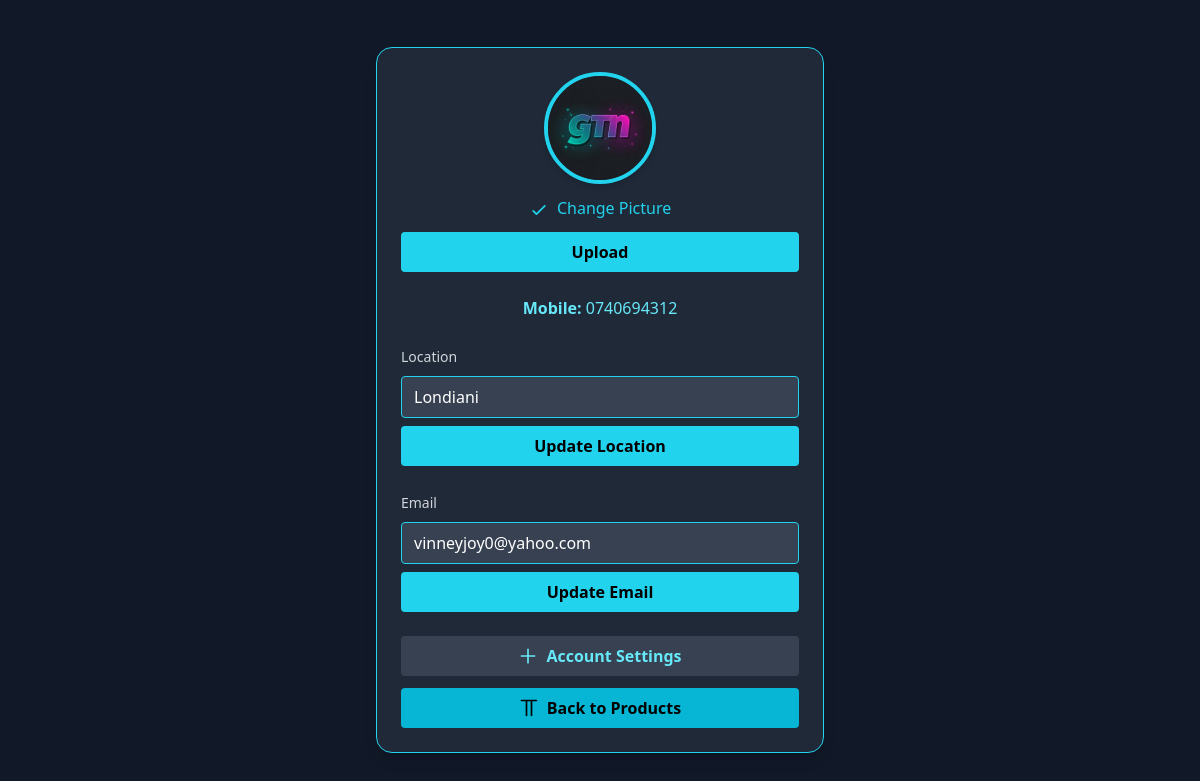
Page /profile (signed in) on the committed database.
### app.py (models this page shows)
class User(db.Model, UserMixin):
    id = db.Column(db.Integer, primary_key=True)
    mobile = db.Column(db.String(10), unique=True, nullable=False)
    email = db.Column(db.String(120), unique=True,  nullable=False)
    password = db.Column(db.String(255), nullable=False)
    role = db.Column(db.String(10), nullable=False, default='user')
    created_at = db.Column(db.DateTime, default=nairobi_time)
    profile_image = db.Column(db.String(255), default='/static/default-profile.png')
    location = db.Column(db.String(255), nullable=True)
    agreed = db.Column(db.Boolean, default=False)
    active = db.Column(db.Boolean, default=True)

### app.py (the view)
@app.route("/profile")
@login_required
def profile():
    return render_template("profile.html", user=current_user)

### app.py (called while the page is built)
@app.before_request
def make_session_permanent():
    session.permanent = True

@app.before_request
def auto_logout_user():
    if current_user.is_authenticated:
        user = User.query.filter_by(id=current_user.id).first()
        if user and user.role != current_user.role:
            logout_user()
            flash("Role has changed. Please log in again.", "error")
            return redirect(url_for('login'))

@login_manager.user_loader
def load_user(user_id):
    return User.query.get(int(user_id))

@app.context_processor
def inject_csrf_token():
    from flask_wtf.csrf import generate_csrf
    return dict(csrf_token=generate_csrf)

### templates/profile.html (shortened to what this page needs)
<!DOCTYPE html>
<html lang="en">
<head>
    <script src="https://cdn.tailwindcss.com"></script>
</head>
<body class="bg-gray-900 text-white flex items-center justify-center min-h-screen p-4 relative">
    <div class="bg-gray-800 shadow-lg rounded-2xl w-full max-w-md p-6 text-center space-y-6 border border-cyan-400">
        <div class="flex flex-col items-center space-y-3">
            <img src="{{ user.profile_image or '/uploads/default-profile.png' }}" id="profile-img" class="w-28 h-28 rounded-full border-4 border-cyan-400 object-cover shadow-md" alt="Profile Picture">
            <form action="{{ url_for('update_profile_pic') }}" method="POST" enctype="multipart/form-data" class="w-full">
                <label for="profile-pic-input" class="cursor-pointer text-cyan-400 hover:text-cyan-300 transition">
                    <svg class="inline w-5 h-5 mr-1" fill="none" stroke="currentColor" stroke-width="2" viewBox="0 0 24 24">
                        <path d="M5 13l4 4L19 7" stroke-linecap="round" stroke-linejoin="round" />
                    </svg>
                    Change Picture
                </label>
                <button type="submit" class="mt-3 w-full bg-cyan-400 hover:bg-cyan-300 text-black font-semibold py-2 rounded transition">Upload</button>
            </form>
        </div>
        <p class="text-cyan-300"><strong>Mobile:</strong> {{ user.mobile }}</p>
        <form action="{{ url_for('update_location') }}" method="POST" class="space-y-2 text-left">
            <label for="location" class="text-sm text-gray-300">Location</label>
            <input type="text" id="location" name="location" value="{{ user.location or '' }}" required
                class="w-full bg-gray-700 border border-cyan-400 rounded px-3 py-2 text-white focus:outline-none focus:ring-2 focus:ring-cyan-400">
            <button type="submit" class="w-full bg-cyan-400 hover:bg-cyan-300 text-black font-semibold py-2 rounded transition">Update Location</button>
        </form>
        <form action="{{ url_for('update_email') }}" method="POST" class="space-y-2 text-left">
            <label for="email" class="text-sm text-gray-300">Email</label>
            <input type="email" id="email" name="email" value="{{ user.email or '' }}" required
                class="w-full bg-gray-700 border border-cyan-400 rounded px-3 py-2 text-white focus:outline-none focus:ring-2 focus:ring-cyan-400">
            <button type="submit" class="w-full bg-cyan-400 hover:bg-cyan-300 text-black font-semibold py-2 rounded transition">Update Email</button>
        </form>
        <div class="flex flex-col gap-3 mt-6">
            <a href="{{ url_for('account_settings') }}" class="w-full bg-gray-700 hover:bg-gray-600 text-cyan-300 font-semibold py-2 rounded transition flex items-center justify-center">
                <svg class="w-5 h-5 mr-2" fill="none" stroke="currentColor" stroke-width="2" viewBox="0 0 24 24">
                    <path d="M12 4v16m8-8H4" stroke-linecap="round" stroke-linejoin="round"/>
                </svg> Account Settings
            </a>
            <a href="{{ url_for('products') }}" class="w-full bg-cyan-500 hover:bg-cyan-400 text-black font-semibold py-2 rounded transition flex items-center justify-center">
                <svg class="w-5 h-5 mr-2" fill="none" stroke="currentColor" stroke-width="2" viewBox="0 0 24 24">
                    <path d="M3 3h18M9 3v18m6-18v18" stroke-linecap="round" stroke-linejoin="round"/>
                </svg> Back to Products
            </a>
        </div>
    </div>
</body>
</html>

### rows in the picture
User: profile_image (picture), mobile "0740694312", location "Londiani", email "vinneyjoy0@yahoo.com"
